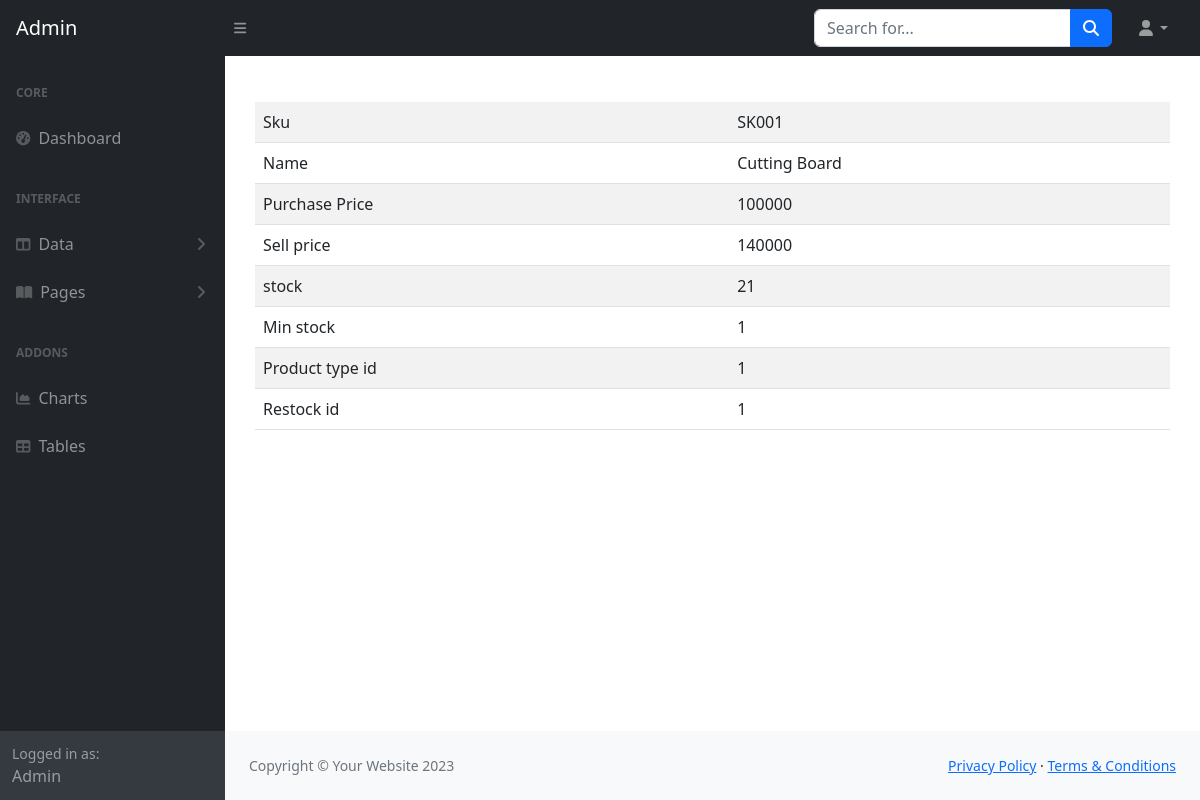
/admin/produk/view_produk.php?id=1, run on the app's committed database.
### tables this page shows
CREATE TABLE `product` (
  `id` int(11) NOT NULL,
  `sku` varchar(45) DEFAULT NULL,
  `name` varchar(45) DEFAULT NULL,
  `purchase_price` int(11) DEFAULT NULL,
  `sell_price` int(11) DEFAULT NULL,
  `stock` int(11) DEFAULT 0,
  `min_stock` int(11) DEFAULT 0,
  `product_type_id` int(11) NOT NULL,
  `restock_id` int(11) NOT NULL,
  `foto` varchar(100) DEFAULT NULL
);

### admin/produk/view_produk.php (the view, shortened to what this page needs)
<?php
require_once '../../dbkoneksi.php';
?>
<?php
$_id = $_GET['id'];
$sql = "SELECT * FROM product WHERE id=?";
$st = $dbh->prepare($sql);
$st->execute([$_id]);
$row = $st->fetch();
?>
<!DOCTYPE html>
<html lang="en">
<head>
    <link href="../css/styles.css" rel="stylesheet" />
</head>
<body>
    <nav class="sb-topnav navbar navbar-expand navbar-dark bg-dark">
        <a class="navbar-brand ps-3" href="../index.php">Admin</a>
        <button class="btn btn-link btn-sm order-1 order-lg-0 me-4 me-lg-0" id="sidebarToggle" href="#!"><i
                class="fas fa-bars"></i></button>
        <form class="d-none d-md-inline-block form-inline ms-auto me-0 me-md-3 my-2 my-md-0">
            <div class="input-group">
                <input class="form-control" type="text" placeholder="Search for..." aria-label="Search for..."
                    aria-describedby="btnNavbarSearch" />
                <button class="btn btn-primary" id="btnNavbarSearch" type="button"><i
                        class="fas fa-search"></i></button>
            </div>
        </form>
        <ul class="navbar-nav ms-auto ms-md-0 me-3 me-lg-4">
            <li class="nav-item dropdown">
                <a class="nav-link dropdown-toggle" id="navbarDropdown" href="#" role="button" data-bs-toggle="dropdown"
                    aria-expanded="false"><i class="fas fa-user fa-fw"></i></a>
            </li>
        </ul>
    </nav>
    <div id="layoutSidenav">
        <div id="layoutSidenav_nav">
            <nav class="sb-sidenav accordion sb-sidenav-dark" id="sidenavAccordion">
                <div class="sb-sidenav-menu">
                    <div class="nav">
                        <div class="sb-sidenav-menu-heading">Core</div>
                        <a class="nav-link" href="../index.php">
                            <div class="sb-nav-link-icon"><i class="fas fa-tachometer-alt"></i></div>
                            Dashboard
                        </a>
                        <div class="sb-sidenav-menu-heading">Interface</div>
                        <a class="nav-link collapsed" href="#" data-bs-toggle="collapse"
                            data-bs-target="#collapseLayouts" aria-expanded="false" aria-controls="collapseLayouts">
                            <div class="sb-nav-link-icon"><i class="fas fa-columns"></i></div>
                            Data
                            <div class="sb-sidenav-collapse-arrow"><i class="fas fa-angle-down"></i></div>
                        </a>
                        <a class="nav-link collapsed" href="#" data-bs-toggle="collapse" data-bs-target="#collapsePages"
                            aria-expanded="false" aria-controls="collapsePages">
                            <div class="sb-nav-link-icon"><i class="fas fa-book-open"></i></div>
                            Pages
                            <div class="sb-sidenav-collapse-arrow"><i class="fas fa-angle-down"></i></div>
                        </a>
                        <div class="sb-sidenav-menu-heading">Addons</div>
                        <a class="nav-link" href="charts.php">
                            <div class="sb-nav-link-icon"><i class="fas fa-chart-area"></i></div>
                            Charts
                        </a>
                        <a class="nav-link" href="tables.php">
                            <div class="sb-nav-link-icon"><i class="fas fa-table"></i></div>
                            Tables
                        </a>
                    </div>
                </div>
                <div class="sb-sidenav-footer">
                    <div class="small">Logged in as:</div>
                    Admin
                </div>
            </nav>
        </div>
        <div id="layoutSidenav_content">
            <main id="main-content">
                <div class="jobs">
                    <div class="table-responsive">
                        <table class="table table-striped">
                            <tbody>
                                <tr>
                                    <td>Sku</td>
                                    <td>
                                        <?= $row['sku'] ?>
                                    </td>
                                </tr>
                                <tr>
                                    <td>Name</td>
                                    <td>
                                        <?= $row['name'] ?>
                                    </td>
                                </tr>
                                <tr>
                                    <td>Purchase Price</td>
                                    <td>
                                        <?= $row['purchase_price'] ?>
                                    </td>
                                </tr>
                                <tr>
                                    <td>Sell price</td>
                                    <td>
                                        <?= $row['sell_price'] ?>
                                    </td>
                                </tr>
                                <tr>
                                    <td>stock</td>
                                    <td>
                                        <?= $row['stock'] ?>
                                    </td>
                                </tr>
                                <tr>
                                    <td>Min stock</td>
                                    <td>
                                        <?= $row['min_stock'] ?>
                                    </td>
                                </tr>
                                <tr>
                                    <td>Product type id</td>
                                    <td>
                                        <?= $row['product_type_id'] ?>
                                    </td>
                                </tr>
                                <tr>
                                    <td>Restock id</td>
                                    <td>
                                        <?= $row['restock_id'] ?>
                                    </td>
                                </tr>
                            </tbody>
                        </table>
                    </div>
                </div>
            </main>
            <footer class="py-4 bg-light mt-auto">
                <div class="container-fluid px-4">
                    <div class="d-flex align-items-center justify-content-between small">
                        <div class="text-muted">Copyright &copy; Your Website 2023</div>
                        <div>
                            <a href="#">Privacy Policy</a>
                            &middot;
                            <a href="#">Terms &amp; Conditions</a>
                        </div>
                    </div>
                </div>
            </footer>
        </div>
    </div>
</body>
</html>

### admin/produk/view_produk.php (style rules this page uses)
#main-content { margin: 30px; }
.table-responsive { overflow: auto; }
.jobs table { border-collapse: collapse; margin-top: 1rem; overflow-x: auto; }

### data on the page
product: sku "SK001", name "Cutting Board", purchase_price "100000", sell_price "140000", stock "21", min_stock "1", product_type "1", restock "1"
